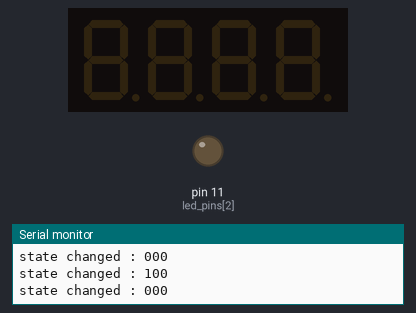
The sketch below on a simulated Arduino Uno, built with avr-gcc and run on an emulated ATmega328P. On the bench: 4-digit seven-segment display, output pins drawn as LEDs (lit = HIGH), the last lines printed to the serial monitor. Wiring (inferred from the names in the program): TM1637 display: clock pin 9; DIO pin 10. Pins used as bus, display or sensor lines are not drawn.

Above: at 3.5 s.
At 10.5 s:
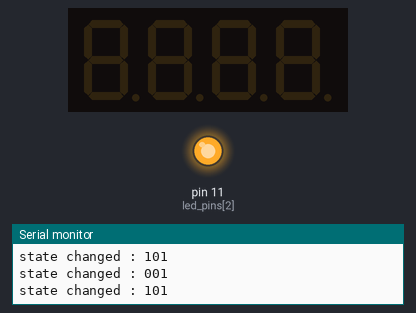
Timing chart, 0 to 18.2 s (numbered marks = the images above):
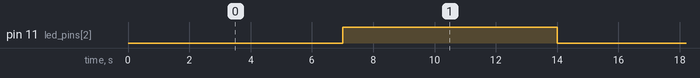

Measured:
- by itself, pin 11 (led_pins[2]): alternates HIGH for 7.0 s and LOW for 7.0 s

The sketch:

millis-keeping-track-of-multiple-outputs-with-lists.ino
```cpp
/*
  Programmed by Nathan Villicana-Shaw in the Fall of 2017
 */

// one constant to keep track of each color of our RGB LED
const int led_pins[] = {
  9,10,11};

// one variable to keep track of the blink times of each color
int blink_times[] = {
  100, 1500, 7000};

// to keep track of when each color last changed state
unsigned long last_blinks[] = {
  0, 0, 0};

// to keep track of each colors state
boolean led_states[] = {
  false, false, false};

void setup() {
  Serial.begin(57600);
  pinMode(led_pins[0], OUTPUT);
  pinMode(led_pins[1], OUTPUT);
  pinMode(led_pins[2], OUTPUT);
}

void loop() {
  unsigned long now = millis(); // out current time
  // if it has been longer than our alloted blink time, change the state of our led
  for (int i = 0; i < 3; i++) {
    if (now > last_blinks[i] + blink_times[i]) {
      led_states[i] = !led_states[i];
      digitalWrite(led_pins[i], led_states[i]);
      Serial.print("state changed : ");
      Serial.print(led_states[0]);
      Serial.print(led_states[1]);
      Serial.println(led_states[2]);
      last_blinks[i] = now;
    }
  }
}
```
